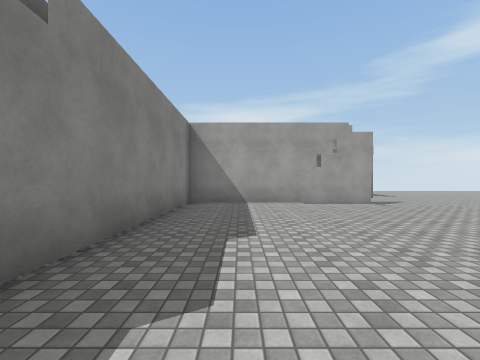
View 1 (above)

24 first-person views from a walk through a 3-D level made in the Unity game engine. The camera is 1.4 m above the floor, looks level and sees 90° across. Doors are open. The floor is counted in squares, 2 m on a side. Each view is taken from the middle of a square. On the plan, view 1 faces up. The plan holds only what a view shows up to about 9 squares ahead; the rest is blank. The place goes on beyond the plan. Surface patterns are stand-ins for the level's own textures.

View 2
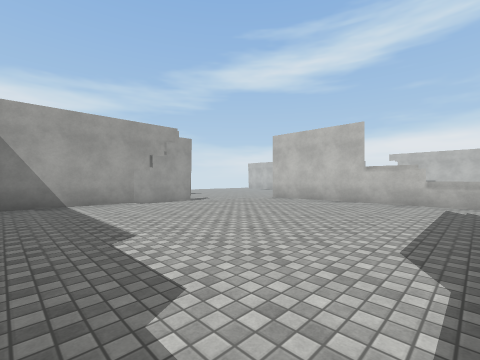

View 3
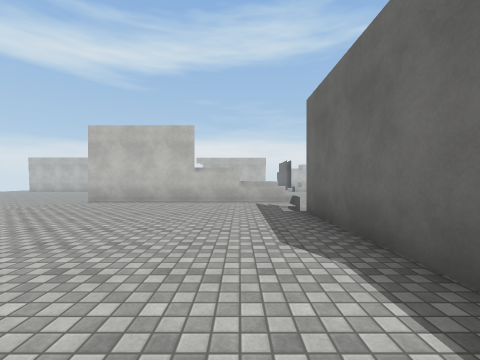

View 4
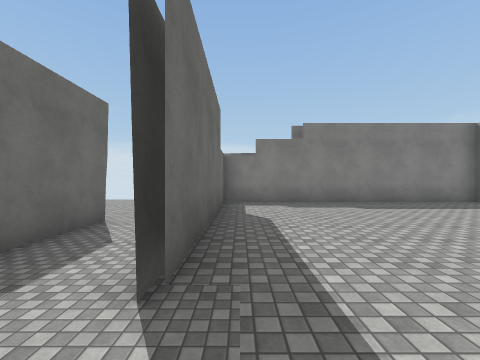

View 5
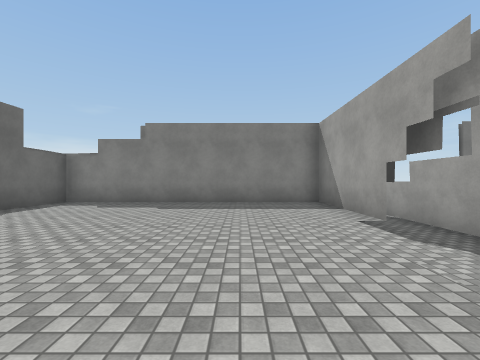

View 6
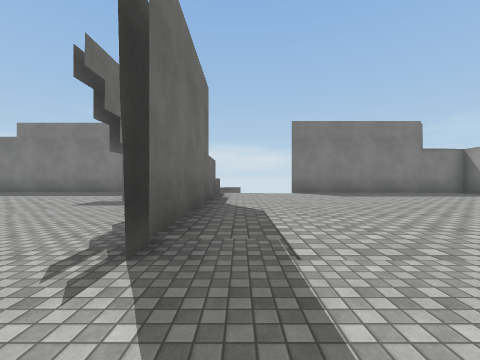

View 7
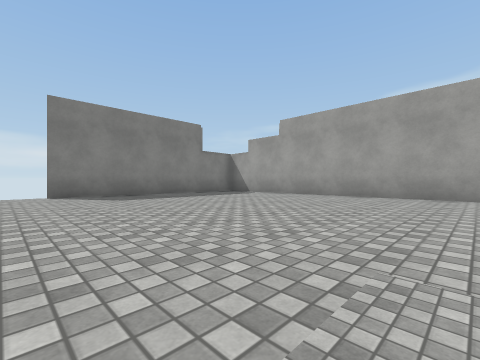

View 8
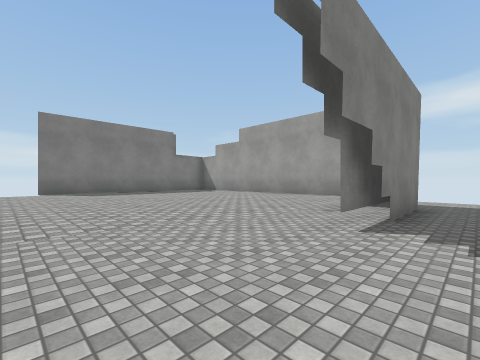

View 9
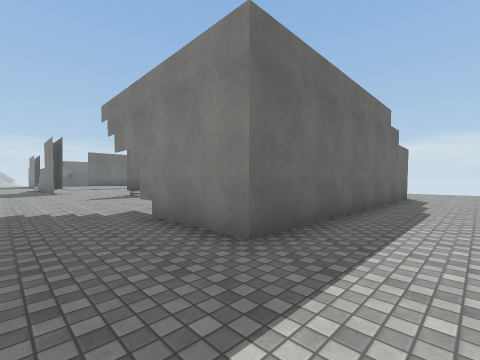

View 10
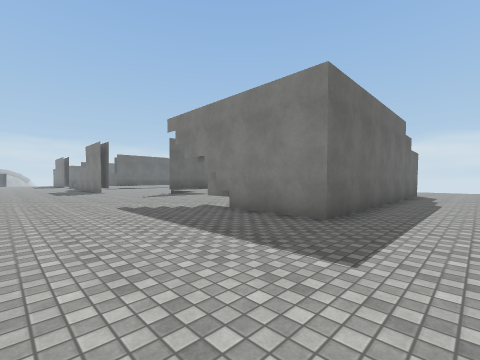

View 11
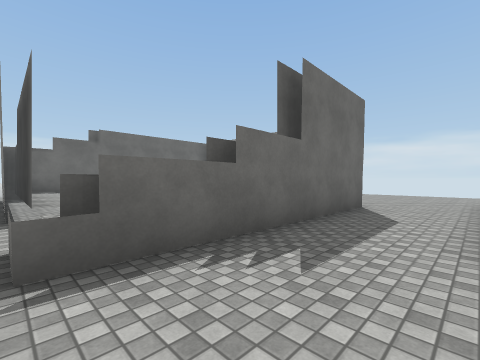

View 12
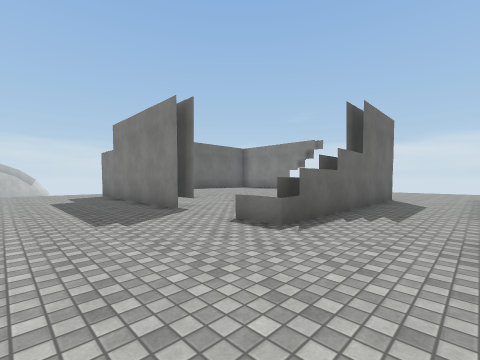

View 13
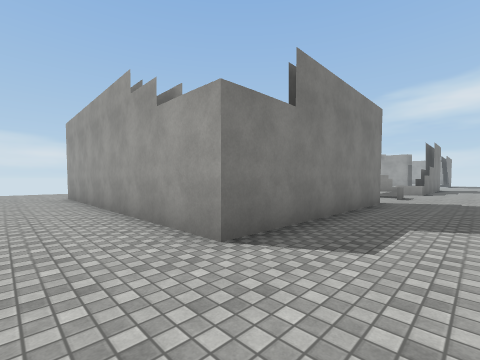

View 14
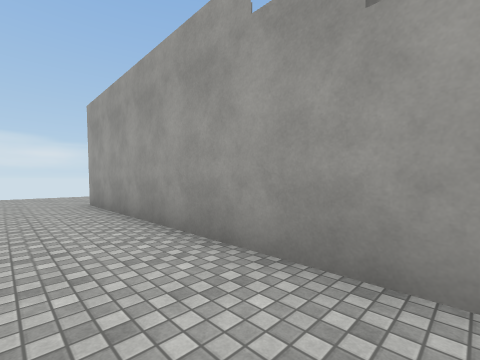

View 15
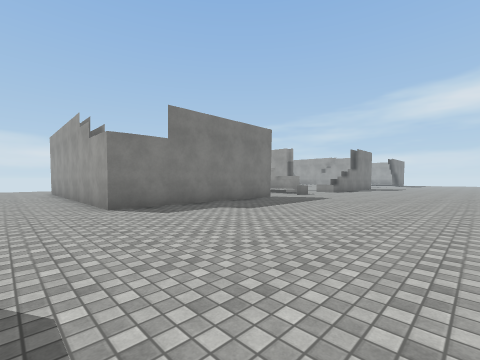

View 16
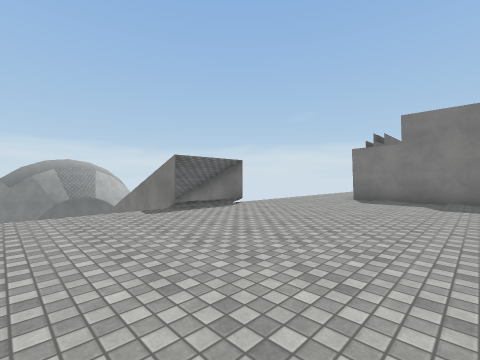

View 17
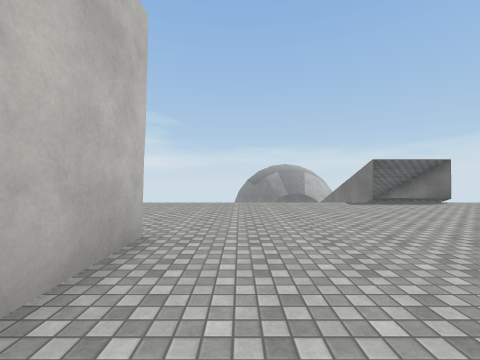

View 18
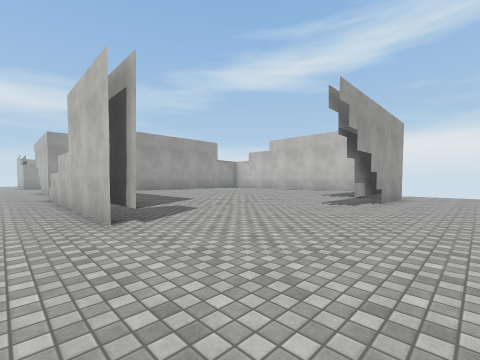

View 19
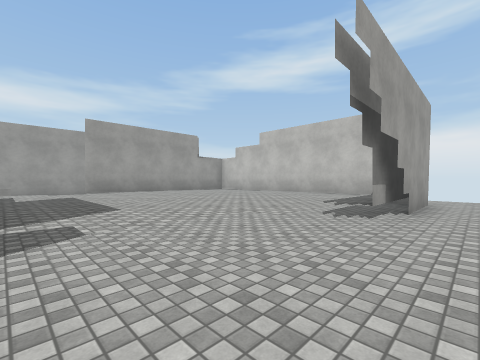

View 20
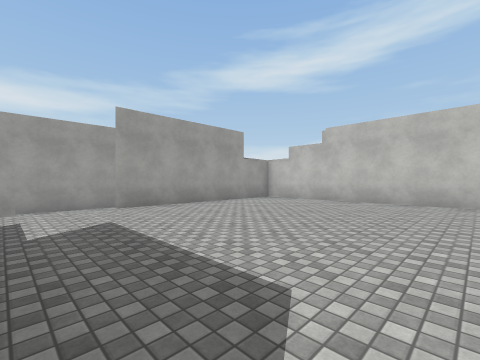

View 21
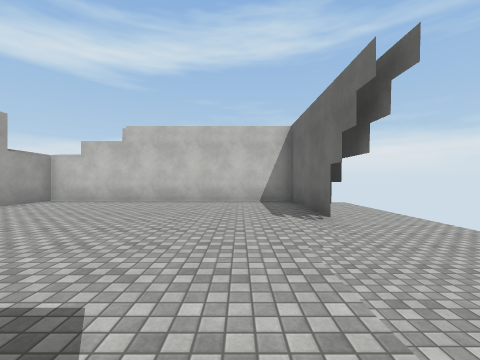

View 22
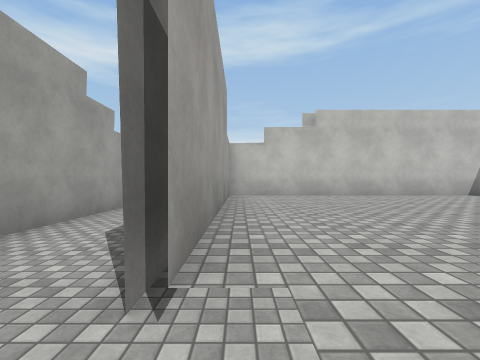

View 23
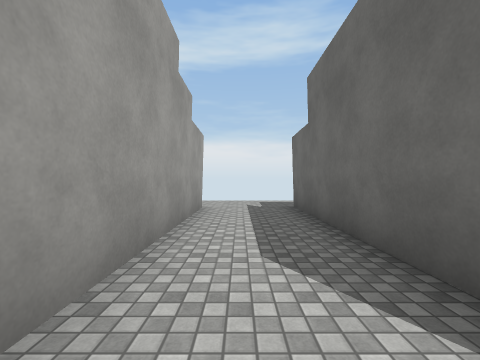

View 24
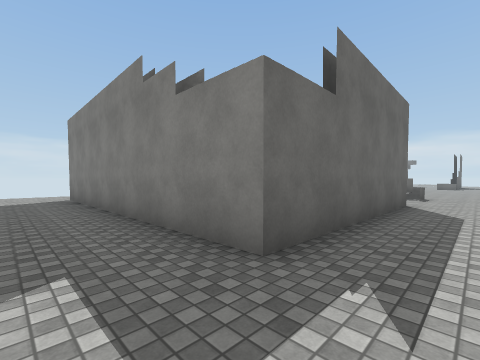

### Floor plan
Key: @ floor where view 1 was taken; # wall or solid block; . main floor; : floor 0.5 m higher than the main floor; / step, stairs or slope; = window, fence, low wall or low ledge.
Columns run from 5 left of view 1 to 29 right of it. Each row starts with its distance up from view 1.
 20    ..............
 19    ..............
 18     #########....
 17     #:::::::#....
 16     #:::::::#....
 15     #:::::::#....
 14     #::::::/.....
 13     #::::::/.....
 12     #::::::......
 11     /::::::......
 10     ::::::/......
  9     =######......
  8    ####....
  7    #:::///
  6    #:::::::/#
  5    #::::::::#
  4    #::::::::#
  3    #::::::::#
  2    #::::::::#
  1    #::::::::#
  0    #:@::::/:=
 -1  ..#######......        #########..
 -2  ...............      .............
 -3   ....#####==... ..   .....######..
 -4   ...       =......   .=:/##::::#..
 -5          ::/.......   .#::::::::#..
 -6         :::/#......   .#::::::::#..
 -7         ::::#......   .#::::::::#..
 -8          :::#......  ..#::::::::#..
 -9            :#..........#::::::::#..
-10            :#..........#/:::::::#..
-11            :#..............//:::#..
-12  ...#########................####..
-13 ...................................
-14 ...................................
-15                #/ #
-16                #/ #

Where each view was taken, in squares from view 1:
view 1: 0 up, 0 right, facing up
view 2: 0 up, 1 left, facing up-right
view 3: 1 up, 1 left, facing right
view 4: 0 up, 6 right, facing left
view 5: 5 up, 6 right, facing left
view 6: 10 up, 7 right, facing left
view 7: 11 up, 6 right, facing up-left
view 8: 11 up, 8 right, facing up-left
view 9: 20 up, 9 right, facing down-left
view 10: 20 up, 11 right, facing down-left
view 11: 1 down, 7 right, facing down-left
view 12: 1 down, 10 right, facing down-left
view 13: 14 down, 9 right, facing up-left
view 14: 14 down, 6 right, facing up-left
view 15: 14 down, 13 right, facing up-left
view 16: 9 down, 16 right, facing down-left
view 17: 7 down, 17 right, facing down
view 18: 14 down, 17 right, facing up-right
view 19: 13 down, 19 right, facing up-right
view 20: 10 down, 19 right, facing up-right
view 21: 10 down, 19 right, facing right
view 22: 4 down, 20 right, facing right
view 23: 2 down, 21 right, facing right
view 24: 2 down, 29 right, facing down-left
